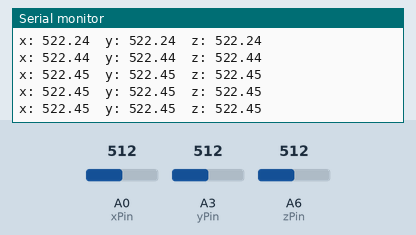
This sketch was run on a simulated Arduino Nano, built with avr-gcc and run on an emulated ATmega328P. On the bench: the last lines printed to the serial monitor. Inputs (shaded band) come from the test bench; at power-on: A0 (xPin) = 512, A3 (yPin) = 512, A6 (zPin) = 512.

Above: at 1.2 s.
1.3 s: A0 (xPin) set to 716
At 1.5 s:
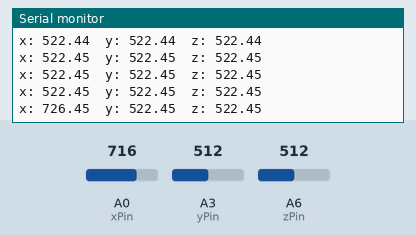
2.8 s: A3 (yPin) set to 716
At 2.81 s:
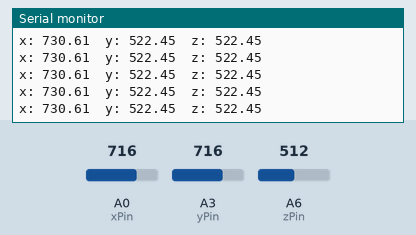
4.3 s: A6 (zPin) set to 716
At 4.34 s:
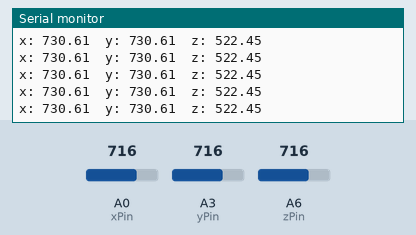
5.8 s: A0 (xPin) set to 900
At 5.87 s:
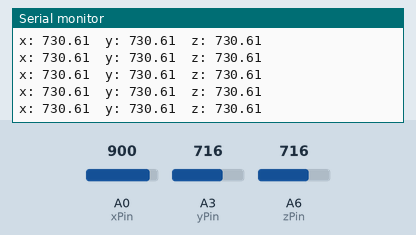
7.3 s: A3 (yPin) set to 900
At 7.41 s:
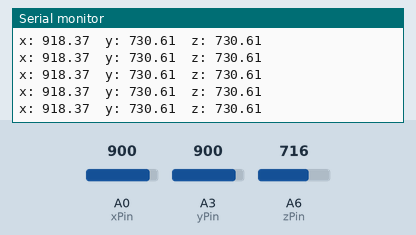
8.8 s: A6 (zPin) set to 900
At 8.94 s:
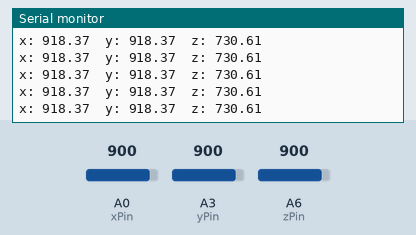
Timing chart, 0 to 11.3 s (numbered marks = the images above; inputs shaded):
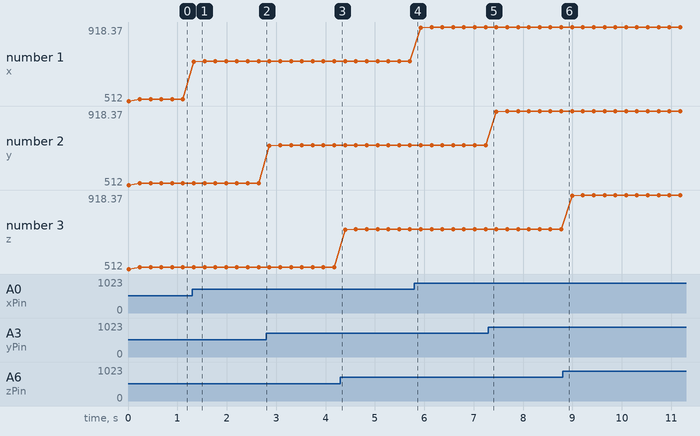

Measured:
- after the input at 1.3 s, the serial monitor: prints a new line at once (image 1)
- plotted number 1: 522.45 → 730.61 after the input at 1.3 s, 730.61 → 918.37 after the input at 5.8 s

The sketch:

calli.ino
```cpp
#define xPin A0
#define yPin A3
#define zPin A6
float xRaw = 0;
float yRaw = 0;
float zRaw = 0;

const int sampul = 50;

void setup()
{
  pinMode(xPin,INPUT);
  pinMode(yPin,INPUT);
  pinMode(zPin,INPUT);
  Serial.begin(115200);
}


void loop()
{
  for (int i=0;i<sampul;i++)
  {
    xRaw = xRaw + analogRead(xPin);
    yRaw = yRaw + analogRead(yPin);
    zRaw = zRaw + analogRead(zPin);
  }
  xRaw /= sampul;
  yRaw /= sampul;
  zRaw /= sampul;

  Serial.print((String)"x: "+xRaw+"\t");
  Serial.print((String)"y: "+yRaw+"\t");
  Serial.print((String)"z: "+zRaw+"\t \n");

  delay(200);
}
```
